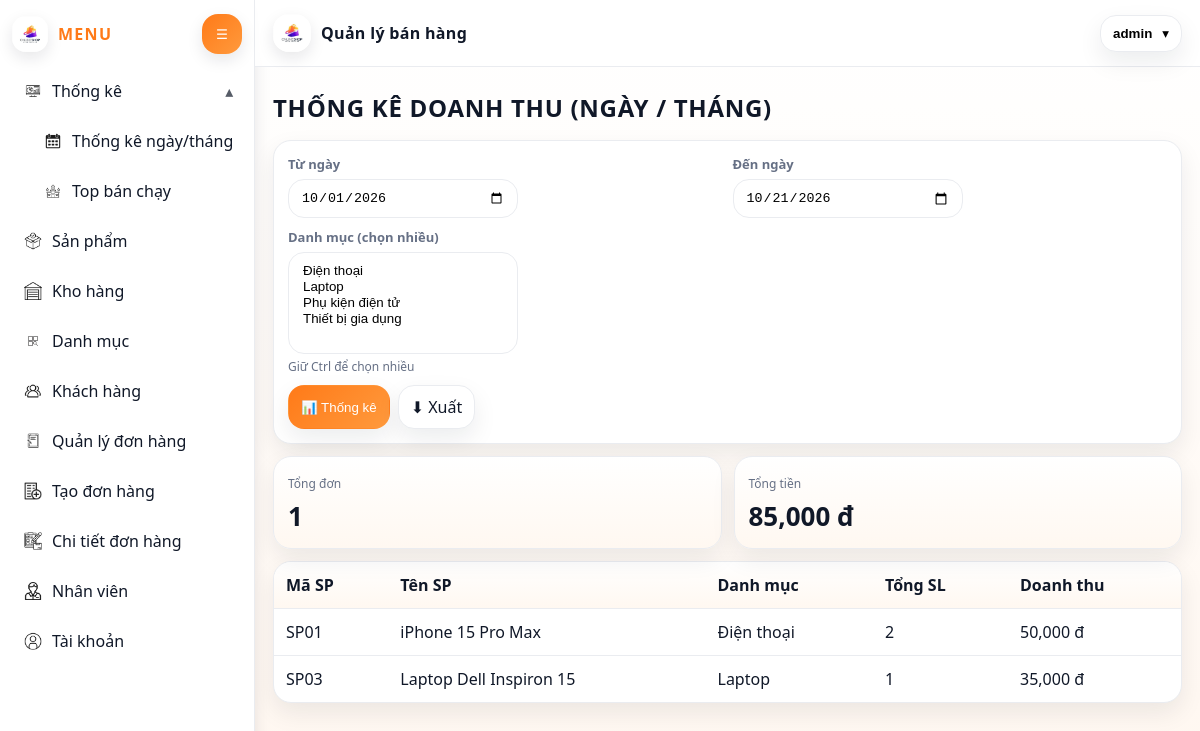
Page /ThongKe/NgayThang (signed in) on the committed database.
### tables this page shows
CREATE TABLE sanpham (
  masp VARCHAR(20) PRIMARY KEY,
  tensp VARCHAR(255) NOT NULL,
  gia DECIMAL(12,2) NOT NULL DEFAULT 0,
  soluong INT NOT NULL DEFAULT 0,
  hinhanh VARCHAR(255) NULL,
  xuatxu VARCHAR(100) NULL,
  madm VARCHAR(20) NOT NULL,
  CONSTRAINT fk_sp_dm FOREIGN KEY (madm) REFERENCES danhmuc(madm)
    ON UPDATE CASCADE ON DELETE RESTRICT
);

CREATE TABLE danhmuc (
  madm VARCHAR(20) PRIMARY KEY,
  tendm VARCHAR(255) NOT NULL
);

### MVC/Core/Controller.php (called while the page is built, shortened)
<?php
class Controller{
    public function model($model){
        return new $model;
    }
    public function view($view, $data = []){
    extract($data);
    include_once './MVC/Views/'.$view.'.php';
}
}
?>

### MVC/Controllers/ThongKe.php (called while the page is built, shortened)
<?php
class ThongKe extends Controller {
  public function NgayThang(){
    $m=$this->model("ThongKeModel");
    $from = $_POST['from'] ?? date("Y-m-01");
    $to   = $_POST['to'] ?? date("Y-m-d");
    $madmArr = $_POST['madm'] ?? [];
    $rsTong = $m->tongQuanNgayThang($from,$to,$madmArr);
    $tong = ($rsTong && mysqli_num_rows($rsTong)>0) ? mysqli_fetch_assoc($rsTong) : ["tongdon"=>0,"tongtien"=>0];
    $rows = $m->thongkeNgayThang($from,$to,$madmArr);
    $dms  = $m->listDanhMuc();
    $this->view("Master", [
      "page"=>"thongke_ngaythang",
      "from"=>$from, "to"=>$to,
      "selected"=>$madmArr,
      "tong"=>$tong,
      "rows"=>$rows,
      "dms"=>$dms
    ]);
  }
}
?>

### MVC/Core/App.php (called while the page is built, shortened)
<?php
class App{
    protected $action= "Index";
    function __construct(){
        $arr = $this->processURL();
        if (!empty($arr[0])) {
            unset($arr[0]);
        }
        $this->controller = new $controllerClass;
        $requestedAction = $arr[1] ?? $this->action;
        $this->action = $requestedAction;
        unset($arr[1]);
        $this->param = $arr ? array_map('rawurldecode', array_values($arr)) : [];
        call_user_func_array([$this->controller, $this->action], $this->param);
    }
    function processURL(){
        if(isset($_GET['url'])){
            return explode('/', trim((string) $_GET['url'], '/'));
        }
        return [];
    }
}
?>

### index.php (called while the page is built, shortened)
<?php
$app = new App();
?>

### MVC/Core/connectDB.php (called while the page is built, shortened)
<?php
class connectDB {
    function __construct() {
        $this->con = mysqli_connect('localhost', 'root', '', 'qlbanhang');
    }
}
?>

### MVC/Models/ThongKeModel.php (called while the page is built, shortened)
<?php
class ThongKeModel extends connectDB {
  public function listDanhMuc(){
    return mysqli_query($this->con,"SELECT * FROM danhmuc ORDER BY tendm ASC");
  }
  public function thongkeNgayThang($from, $to, $madmArr){
    $from = mysqli_real_escape_string($this->con,$from);
    $to = mysqli_real_escape_string($this->con,$to);
    $dmFilter = "";
    $sql="SELECT sp.masp, sp.tensp, dm.tendm,
                 SUM(ct.soluong) AS tongsl,
                 SUM(ct.soluong * ct.dongia) AS doanhthu
          FROM donhang dh
          JOIN chitietdonhang ct ON dh.madh = ct.madh
          JOIN sanpham sp ON ct.masp = sp.masp
          JOIN danhmuc dm ON sp.madm = dm.madm
          WHERE dh.ngaydat BETWEEN '$from 00:00:00' AND '$to 23:59:59'
                AND dh.trangthai <> 'Huỷ'
                $dmFilter
          GROUP BY sp.masp, sp.tensp, dm.tendm
          ORDER BY doanhthu DESC";
    return mysqli_query($this->con,$sql);
  }
  public function tongQuanNgayThang($from,$to,$madmArr){
    $from = mysqli_real_escape_string($this->con,$from);
    $to = mysqli_real_escape_string($this->con,$to);
    $dmFilter = "";
    $sql="SELECT COUNT(DISTINCT dh.madh) AS tongdon,
                 SUM(ct.soluong * ct.dongia) AS tongtien
          FROM donhang dh
          JOIN chitietdonhang ct ON dh.madh = ct.madh
          JOIN sanpham sp ON ct.masp = sp.masp
          WHERE dh.ngaydat BETWEEN '$from 00:00:00' AND '$to 23:59:59'
                AND dh.trangthai <> 'Huỷ'
                $dmFilter";
    return mysqli_query($this->con,$sql);
  }
}
?>

### MVC/Views/Pages/thongke_ngaythang.php (the view)
<?php
$from = $payload["from"] ?? date("Y-m-01");
$to = $payload["to"] ?? date("Y-m-d");
$selected = $payload["selected"] ?? [];
$tong = $payload["tong"] ?? ["tongdon"=>0,"tongtien"=>0];
$rows = $payload["rows"] ?? null;
$dms = $payload["dms"] ?? null;
$selStr = is_array($selected) ? implode(",", $selected) : "";
?>
<h2 class="page-title">THỐNG KÊ DOANH THU (NGÀY / THÁNG)</h2>
<div class="panel">
  <form method="post" action="<?= BASE_URL ?>ThongKe/NgayThang" class="form-grid">
    <div>
      <label class="lbl">Từ ngày</label>
      <input class="input" type="date" name="from" value="<?= htmlspecialchars($from) ?>">
    </div>
    <div>
      <label class="lbl">Đến ngày</label>
      <input class="input" type="date" name="to" value="<?= htmlspecialchars($to) ?>">
    </div>
    <div class="full">
      <label class="lbl">Danh mục (chọn nhiều)</label>
      <select class="select full" name="madm[]" multiple size="5">
        <?php if($dms): while($dm=mysqli_fetch_assoc($dms)): ?>
          <?php $isSel = in_array($dm['madm'], $selected) ? "selected" : ""; ?>
          <option value="<?= htmlspecialchars($dm['madm']) ?>" <?= $isSel ?>><?= htmlspecialchars($dm['tendm']) ?></option>
        <?php endwhile; endif; ?>
      </select>
      <div class="muted">Giữ Ctrl để chọn nhiều</div>
    </div>
    <div class="actions full">
      <button class="btn primary">📊 Thống kê</button>
      <a class="btn" href="<?= BASE_URL ?>ThongKe/ExportNgayThang?from=<?= urlencode($from) ?>&to=<?= urlencode($to) ?>&madm=<?= urlencode($selStr) ?>">⬇ Xuất</a>
    </div>
  </form>
</div>
<div class="stats">
  <div class="stat-card">
    <div class="muted">Tổng đơn</div>
    <div class="stat-val"><?= (int)($tong['tongdon'] ?? 0) ?></div>
  </div>
  <div class="stat-card">
    <div class="muted">Tổng tiền</div>
    <div class="stat-val"><?= number_format((float)($tong['tongtien'] ?? 0)) ?> đ</div>
  </div>
</div>
<table class="table">
  <thead><tr><th>Mã SP</th><th>Tên SP</th><th>Danh mục</th><th>Tổng SL</th><th>Doanh thu</th></tr></thead>
  <tbody>
  <?php if($rows && mysqli_num_rows($rows)>0): while($r=mysqli_fetch_assoc($rows)): ?>
    <tr>
      <td><?= htmlspecialchars($r['masp']) ?></td>
      <td><?= htmlspecialchars($r['tensp']) ?></td>
      <td><?= htmlspecialchars($r['tendm']) ?></td>
      <td><?= (int)$r['tongsl'] ?></td>
      <td><?= number_format((float)$r['doanhthu']) ?> đ</td>
    </tr>
  <?php endwhile; else: ?>
    <tr><td colspan="5" style="text-align:center">Không có dữ liệu</td></tr>
  <?php endif; ?>
  </tbody>
</table>

### Public/Css/Master.css (style rules this page uses)
:root { --bg: #fff; --panel: #ffffff; --text: #101828; --muted: #667085; --line: #eaecf0; --orange: #ff7a18; --orange2: #ffb36b; --shadow: 0 10px 25px rgba(16, 24, 40, 0.08); --shadow2: 0 6px 16px rgba(16, 24, 40, 0.1); --radius: 18px; --radius2: 14px; --sidebarW: 255px; --sidebarCollapsed: 80px; --trans: 180ms ease; font-family: system-ui, -apple-system, Segoe UI, Roboto, Helvetica, Arial, sans-serif; }
* { box-sizing: border-box; }
body { margin: 0; background: linear-gradient(180deg, #fff, #fff7f0); color: var(--text); }

### Public/Css/pages.css (style rules this page uses)
.page-title { margin: 6px 0 16px; font-weight: 900; letter-spacing: 0.03em; }
.input, .select { padding: 10px 12px; border: 1px solid var(--line); border-radius: 16px; outline: none; background: #fff; min-width: 230px; }
.btn { display: inline-flex; align-items: center; justify-content: center; gap: 8px; padding: 10px 12px; border-radius: 16px; border: 1px solid var(--line); background: #fff; color: var(--text); text-decoration: none; cursor: pointer; transition: transform 140ms ease, box-shadow 140ms ease, background 140ms ease, border-color 140ms ease; box-shadow: var(--shadow); }
.btn.primary { background: linear-gradient(135deg, var(--orange), #ff9a3d); color: #fff; border-color: transparent; }
.table { width: 100%; border-collapse: separate; border-spacing: 0; background: #fff; border: 1px solid var(--line); border-radius: var(--radius); overflow: hidden; box-shadow: var(--shadow); }
.table th, .table td { padding: 12px 12px; border-bottom: 1px solid var(--line); vertical-align: top; }
.table thead th { background: linear-gradient(180deg, #fff, #fff8f1); text-align: left; font-weight: 800; }
.table tbody tr:last-child td { border-bottom: none; }
.actions { display: flex; gap: 8px; flex-wrap: wrap; }
.form-card, .panel { background: #fff; border: 1px solid var(--line); border-radius: var(--radius); box-shadow: var(--shadow); padding: 14px; margin-bottom: 12px; }
.form-grid { display: grid; grid-template-columns: repeat(2, minmax(0, 1fr)); gap: 10px; }
.form-grid .full { grid-column: 1 / -1; }
.lbl { display: block; font-size: 13px; font-weight: 800; color: var(--muted); margin: 0 0 6px; }
.muted { color: var(--muted); font-size: 12px; margin-top: 4px; }
.stats { display: grid; grid-template-columns: repeat(2, minmax(0, 1fr)); gap: 12px; margin: 12px 0; }
.stat-card { background: linear-gradient(180deg, #fff, #fff8f1); border: 1px solid var(--line); border-radius: var(--radius); padding: 14px; box-shadow: var(--shadow); }
.stat-val { font-size: 26px; font-weight: 900; margin-top: 6px; }

### rows in the picture
sanpham: masp "SP01", tensp "iPhone 15 Pro Max", madm.tendm "Điện thoại", tongsl "2", doanhthu "50,000"
sanpham: masp "SP03", tensp "Laptop Dell Inspiron 15", madm.tendm "Laptop", tongsl "1", doanhthu "35,000"

### other values in the picture
$username "admin"
$tong['tongdon'] "1"
$tong['tongtien'] "85,000"
